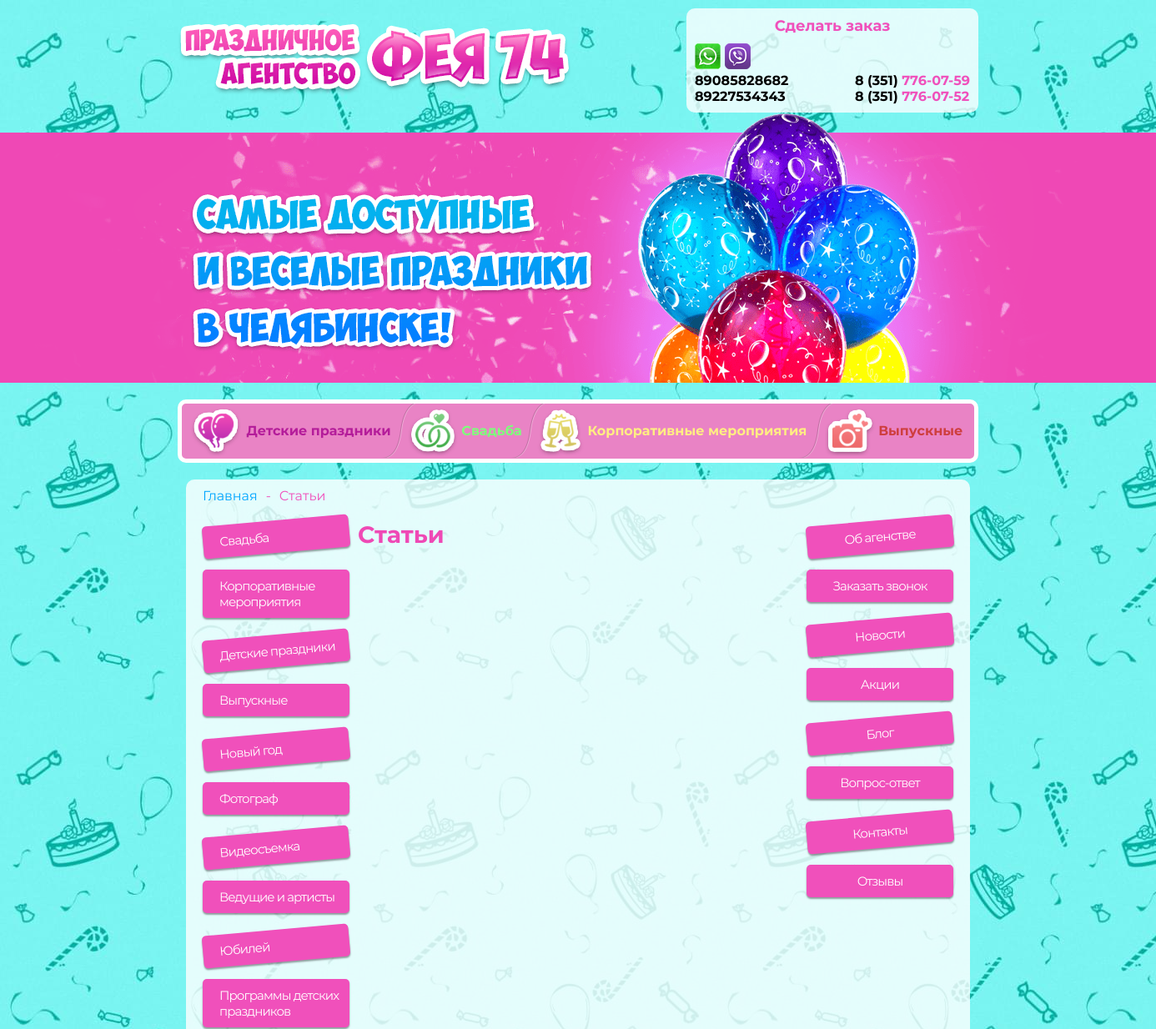
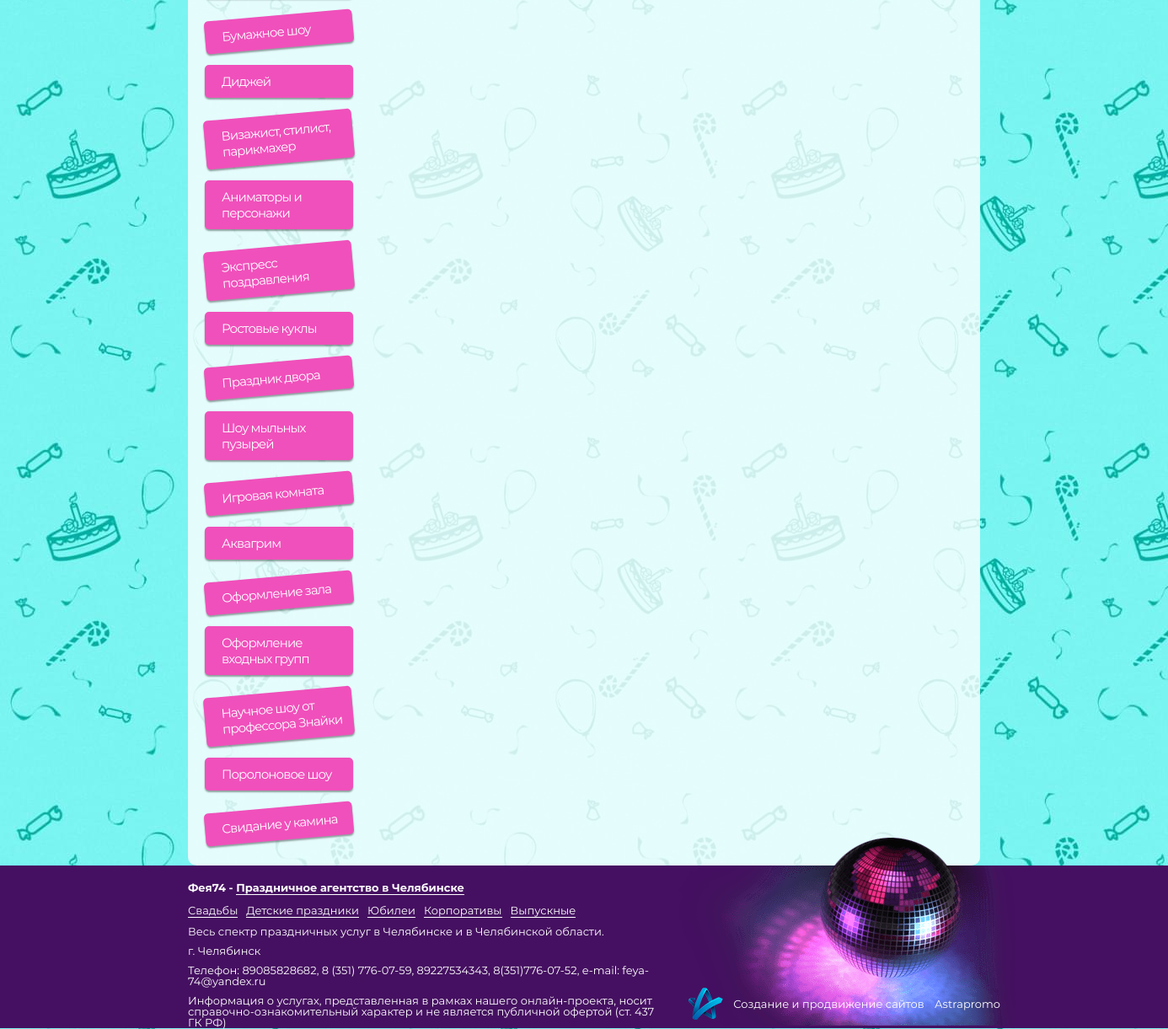
Screenshot of /blog/ with the database file from the repository (2 pictures, top to bottom).
### pages/models.py (models this page shows, shortened)
class TopMenuItem(models.Model):
    banner_bg = models.ImageField('Картинка баннера',upload_to='banner/', blank=False, null=True)
    name = models.CharField('Название пункта', max_length=255, blank=False, null=True)
    event_url = models.ForeignKey(EventPage, on_delete=models.SET_NULL, blank=True, null=True,
                                   verbose_name='Ссылка на мероприятие')
    custom_url = models.CharField('Ссылка(без указания домена)', max_length=100, blank=True, null=True)
    is_active = models.BooleanField('Отображать ?', default=True)
    class Meta:
        verbose_name = "Пункт верхнего меню"
        verbose_name_plural = "Пункты верхнего меню"

class LeftMenuItem(models.Model):
    icon = models.ImageField('Иконка',upload_to='menu_icons/', blank=False, null=True)
    event_url = models.ForeignKey(EventPage, on_delete=models.SET_NULL, blank=True, null=True,
                                   verbose_name='Ссылка на мероприятие')
    custom_url = models.CharField('Ссылка(без указания домена)', max_length=100, blank=True, null=True)
    is_active = models.BooleanField('Отображать ?', default=True)
    class Meta:
        verbose_name = "Пункт левого меню"
        verbose_name_plural = "Пункты левого меню"

class RightMenuItem(models.Model):
    name = models.CharField('Название пункта (указывать если используется Ссылка(без указания домена))', max_length=255, blank=True, null=True)
    static_url = models.ForeignKey(StaticPage, on_delete=models.SET_NULL, blank=True, null=True,
                                   verbose_name='Ссылка на статическую страницу')
    custom_url = models.CharField('Ссылка(без указания домена)', max_length=100, blank=True, null=True)
    is_callback = models.BooleanField('Кнопка заказать звонок ?', default=False)
    is_active = models.BooleanField('Отображать ?', default=True)
    class Meta:
        verbose_name = "Пункт правого меню"
        verbose_name_plural = "Пункты правого меню"

class StaticPage(models.Model):
    name = models.CharField('Название страницы', max_length=255, blank=False, null=True)
    auto_slug = models.BooleanField('Создать ЧПУ ?', default=True)
    name_slug = models.CharField(max_length=255, blank=True, null=True)
    is_home_page = models.BooleanField('Главная страница ?', default=False)
    content = RichTextUploadingField('Основной контент', blank=True, null=True)
    class Meta:
        verbose_name = "Статическая страница"
        verbose_name_plural = "Статические страницы"

### events_content/models.py (models this page shows, shortened)
class EventPage(models.Model):
    name = models.CharField('Название страницы', max_length=255, blank=False, null=True)
    auto_slug = models.BooleanField('Создать ЧПУ ?', default=True)
    name_slug = models.CharField(max_length=255, blank=True, null=True)
    content = RichTextUploadingField('Основной контент', blank=True, null=True)
    page_title = models.CharField('Название страницы SEO', max_length=255, blank=True, null=True)
    page_description = models.TextField('Описание страницы SEO', blank=True, null=True)
    page_keywords = models.TextField('Keywords SEO', blank=True, null=True)
    top_menu = models.ManyToManyField('pages.TopMenuItem',
                                 blank=True,
                                 verbose_name='Показывать в меню'
                                 ,related_name='event_items')
    class Meta:
        verbose_name = "Мероприятие"
        verbose_name_plural = "Мероприятия"

### blog/views.py (the view)
# urls.py: path('', views.blogs_page, name='blogs_page'),
def blogs_page(request):
    title = 'Праздничное агентство «Фея74» - организация и проведение праздников в Челябинске'
    description = 'Праздничное агентство «Фея74» предлагает весь комплекс услуг по организации и проведении Ваших праздников в Челябинске уже более 7 лет, команда «Фея74» – это опытные, креативные профессионалы своего дела.'
    keywords = 'праздничное агентство, организация праздников, проведение праздников, праздничное агентство в челябинске, проведение праздников в челябинске'
    allNews_temp = Blog.objects.filter(is_active=True).order_by('-id')
    articlePaginator = Paginator(allNews_temp, 5)
    try:
        allNews = articlePaginator.get_page(request.GET.get('page'))
    except PageNotAnInteger:
        allNews = articlePaginator.page(1)
    except EmptyPage:
        allNews = articlePaginator.page(articlePaginator.num_pages)
    return render(request, 'pages/blogs.html', locals())

### pages/context_processors.py (called while the page is built)
def side_menus(request):
    leftMenu = LeftMenuItem.objects.filter(is_active=True)
    rightMenu = RightMenuItem.objects.filter(is_active=True)
    topMenu = TopMenuItem.objects.all()
    return locals()

### templates/pages/blogs.html (shortened to what this page needs)
{% extends 'basic.html' %}
{% load static %}
{% block content %}
       <main>
  <section class="main-content">
    <div class="container">
      <div class="main-content_wrapper">
        <div class="breadcrumbs">
          <ul class="breadcrumbs-wrapper">
            <li class="breadcrumbs-item"><a class="breadcrumbs-link" href="">Главная</a></li>
            <li class="breadcrumbs-item">Статьи</li>
          </ul>
        </div>
        <div class="main-content__inner">
       {% include 'pages/left-menu.html' %}
          <div class="main-content__center">
            <div style="margin-bottom: 20px" class="content">
                    <div class="content-title">
                    <h1>Статьи</h1>
                    </div>
            </div>
          </div>
        {% include 'pages/right-menu.html' %}
        </div>
      </div>
    </div>
  </section>
</main>
{% endblock %}

### templates/header.html (shortened to what this page needs)
{% load static %}
<header class="header">
  <div class="header__top">
    <div class="header__top-logo">
      <a href="/"><img src="{% static 'images/logo.png' %}" alt=""></a>
    </div>
    <div class="header__top-call">
      <p class="header__top-call-title">Сделать заказ</p>
      <div class="header__top-call-wrapper">
        <div class="header__top-call-messengers">
          <img src="{% static 'images/icon_watsapp.png' %}" alt="">
          <img src="{% static 'images/icon_viber.png' %}" alt="">
          <p class="header__top-call-messengers">89085828682</p>
          <p class="header__top-call-messengers">89227534343</p>
        </div>
        <div class="header__top-call-phones">
          <p class="header__top-call-phones-item ">8 (351) <span>776-07-59</span></p>
          <p class="header__top-call-phones-item">8 (351) <span>776-07-52</span></p>
        </div>
      </div>
    </div>
  </div>
  <div id="banner" class="header__banner" style="background: url({% static 'images/b1.png' %})"></div>
  <nav class="header__menu">
    <ul class="header__menu-wrapper">
        {% for topItem in topMenu %}
      <li class="header__menu-item"><a  onmouseover="changeBanner('{{ topItem.banner_bg.url }}','{{ topItem.id }}')" class="header__menu-link" href="{% url 'event_page' topItem.event_url.name_slug %}">{{ topItem.name }}</a>
      </li>
        {% endfor %}
    </ul>
  </nav>
</header>

### templates/pages/left-menu.html
<div class="main-content__sidemenu">
    <ul class="sidemenu">
        {% for item in leftMenu %}
            <li class="sidemenu__item">
                <a class="sidemenu__link"
                   href="{% url 'event_page' item.event_url.name_slug %}">
                    <img src="{{ item.icon.url }}" alt="">{{ item.event_url.name }}
                </a>
            </li>
        {% endfor %}
    </ul>
</div>

### templates/pages/right-menu.html
<div class="main-content__sidemenu">
    <ul class="sidemenu">
        {% for item in rightMenu %}
            <li class="sidemenu__item">
            {% if not item.is_callback %}
                {% if item.static_url %}
                    <a style="justify-content: center;" class="sidemenu__link"
                       href="{% url 'static_page' item.static_url.name_slug %}">
                        {{ item.static_url.name }}
                    </a>
                {% else %}
                     <a style="justify-content: center;" class="sidemenu__link"
                       href="{{ item.custom_url }}">
                        {{ item.name }}
                    </a>
                {% endif %}
            {% else %}
                 <a style="justify-content: center;" class="sidemenu__link"
                   href="">
                   Заказать звонок
                </a>
            {% endif %}
            </li>
        {% endfor %}
    </ul>
</div>

### templates/basic.html (style rules this page uses)
body { overflow-x: hidden; }
.content h1 { font-family: 'Montserrat Bold',sans-serif; }
.content-title h1 { font-family: 'Montserrat Bold',sans-serif; font-size: 28px; color: #ef49b5; }
.sidemenu__link { font-size: 15px; letter-spacing: -0.9px; }

### rows the page displays
TopMenuItem: name "Детские праздники"
TopMenuItem: name "Свадьба"
TopMenuItem: name "Корпоративные мероприятия"
TopMenuItem: name "Выпускные"
LeftMenuItem: event_url.name "Свадьба"
LeftMenuItem: event_url.name "Корпоративные мероприятия"
LeftMenuItem: event_url.name "Детские праздники"
LeftMenuItem: event_url.name "Выпускные"
LeftMenuItem: event_url.name "Новый год"
LeftMenuItem: event_url.name "Фотограф"
LeftMenuItem: event_url.name "Видеосъемка"
LeftMenuItem: event_url.name "Ведущие и артисты"
LeftMenuItem: event_url.name "Юбилей"
LeftMenuItem: event_url.name "Программы детских праздников"
LeftMenuItem: event_url.name "Бумажное шоу"
LeftMenuItem: event_url.name "Диджей"
LeftMenuItem: event_url.name "Визажист, стилист, парикмахер"
LeftMenuItem: event_url.name "Аниматоры и персонажи"
LeftMenuItem: event_url.name "Экспресс поздравления"
LeftMenuItem: event_url.name "Ростовые куклы"
LeftMenuItem: event_url.name "Праздник двора"
LeftMenuItem: event_url.name "Шоу мыльных пузырей"
LeftMenuItem: event_url.name "Игровая комната"
LeftMenuItem: event_url.name "Аквагрим"
LeftMenuItem: event_url.name "Оформление зала"
LeftMenuItem: event_url.name "Оформление входных групп"
LeftMenuItem: event_url.name "Научное шоу от профессора Знайки"
LeftMenuItem: event_url.name "Поролоновое шоу"
LeftMenuItem: event_url.name "Свидание у камина"
RightMenuItem: static_url.name "Об агенстве"
RightMenuItem: is_callback "Заказать звонок"
RightMenuItem: name "Новости"
RightMenuItem: name "Акции"
RightMenuItem: name "Блог"
RightMenuItem: name "Вопрос-ответ"
RightMenuItem: static_url.name "Контакты"
RightMenuItem: name "Отзывы"
